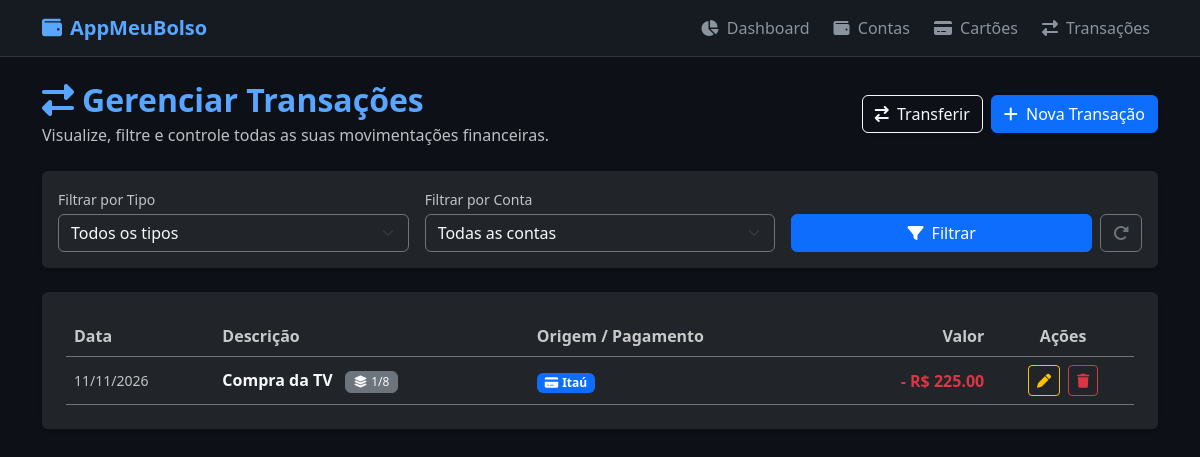
The page /transacoes/ on the database its author committed.
### app/models.py (models this page shows, shortened)
class Transacao(db.Model):
    id = db.Column(db.Integer, primary_key=True)
    descricao = db.Column(db.String(150), nullable=False)
    valor = db.Column(db.Float, nullable=False)
    tipo = db.Column(db.String(20), nullable=False)  # 'receita' ou 'despesa'
    data = db.Column(db.DateTime, default=datetime.utcnow)
    conta_id = db.Column(db.Integer, db.ForeignKey('conta.id'), nullable=True)
    conta = db.relationship('Conta', backref=db.backref('transacoes', lazy=True, cascade='all, delete-orphan'))
    cartao_id = db.Column(db.Integer, db.ForeignKey('cartao.id'), nullable=True)
    cartao = db.relationship('Cartao', backref=db.backref('transacoes', lazy=True, cascade='all, delete-orphan'))
    parcela_atual = db.Column(db.Integer, default=1)
    total_parcelas = db.Column(db.Integer, default=1)

class Cartao(db.Model):
    id = db.Column(db.Integer, primary_key=True)
    nome = db.Column(db.String(100), nullable=False)
    limite = db.Column(db.Float, nullable=False, default=0.0)
    dia_fechamento = db.Column(db.Integer, nullable=False, default=1)
    dia_vencimento = db.Column(db.Integer, nullable=False, default=10)

### app/routes/transacoes.py (the view)
@transacoes_bp.route('/')
def index():
    tipo_filtro = request.args.get('tipo')
    conta_filtro = request.args.get('conta_id', type=int)
    mes_atual = datetime.utcnow().strftime('%Y-%m')
    mes_filtro = request.args.get('mes', mes_atual)
    query = Transacao.query
    if tipo_filtro:
        query = query.filter_by(tipo=tipo_filtro)
    if conta_filtro:
        query = query.filter_by(conta_id=conta_filtro)
    if mes_filtro:
        try:
            ano, mes = mes_filtro.split('-')
            query = query.filter(
                db.extract('year', Transacao.data) == int(ano),
                db.extract('month', Transacao.data) == int(mes)
            )
        except ValueError:
            pass
    transacoes = query.order_by(Transacao.data.desc()).all()
    contas = Conta.query.all()
    return render_template('transacoes/index.html',
                           items=transacoes,
                           contas=contas,
                           tipo_atual=tipo_filtro,
                           conta_atual=conta_filtro,
                           mes_atual=mes_filtro)

### app/templates/transacoes/index.html (shortened to what this page needs)
{% extends 'base.html' %}
{% block content %}
<div class="d-flex justify-content-between align-items-center mb-4">
    <div>
        <h2 class="fw-bold text-accent mb-1"><i class="fa-solid fa-exchange-alt me-2"></i>Gerenciar Transações</h2>
        <p class="text-light opacity-75 mb-0">Visualize, filtre e controle todas as suas movimentações financeiras.</p>
    </div>
    <div class="d-flex gap-2">
        <a href="{{ url_for('transacoes.transferir') }}" class="btn btn-outline-light shadow-sm">
            <i class="fa-solid fa-arrow-right-arrow-left me-1"></i> Transferir
        </a>
        <a href="{{ url_for('transacoes.novo') }}" class="btn btn-primary shadow-sm">
            <i class="fa-solid fa-plus me-1"></i> Nova Transação
        </a>
    </div>
</div>
<div class="card p-3 shadow-sm border-0 bg-dark text-light mb-4">
    <form method="GET" action="{{ url_for('transacoes.index') }}" class="row g-3 align-items-end">
        <div class="col-md-4">
            <label class="form-label text-light opacity-75 small mb-1">Filtrar por Tipo</label>
            <select name="tipo" class="form-select bg-dark text-light border-secondary">
                <option value="">Todos os tipos</option>
            </select>
        </div>
        <div class="col-md-4">
            <label class="form-label text-light opacity-75 small mb-1">Filtrar por Conta</label>
            <select name="conta_id" class="form-select bg-dark text-light border-secondary">
                <option value="">Todas as contas</option>
            </select>
        </div>
        <div class="col-md-4 d-flex gap-2">
            <button type="submit" class="btn btn-primary w-100">
                <i class="fa-solid fa-filter me-1"></i> Filtrar
            </button>
            <a href="{{ url_for('transacoes.index') }}" class="btn btn-outline-secondary" title="Limpar Filtros">
                <i class="fa-solid fa-rotate-right"></i>
            </a>
        </div>
    </form>
</div>
<div class="card p-4 shadow-sm border-0 bg-dark text-light">
    {% if items %}
        <div class="table-responsive">
            <table class="table table-dark table-hover align-middle mb-0">
                <thead>
                    <tr class="text-light opacity-75 border-secondary">
                        <th>Data</th>
                        <th>Descrição</th>
                        <th>Origem / Pagamento</th>
                        <th class="text-end">Valor</th>
                        <th class="text-center">Ações</th>
                    </tr>
                </thead>
                <tbody>
                    {% for t in items %}
                    <tr class="border-secondary">
                        <td class="text-light opacity-75 small">{{ t.data.strftime('%d/%m/%Y') }}</td>
                        <td class="fw-semibold text-light">
                            {{ t.descricao }}
                            {% if t.total_parcelas > 1 %}
                                <span class="badge bg-secondary border border-secondary text-light ms-2 fw-normal" style="font-size: 0.75rem;">
                                    <i class="fa-solid fa-layer-group me-1"></i>{{ t.parcela_atual }}/{{ t.total_parcelas }}
                                </span>
                            {% endif %}
                        </td>
                        <td>
                            {% if t.conta %}
                                <span class="badge bg-secondary"><i class="fa-solid fa-wallet me-1"></i>{{ t.conta.nome }}</span>
                            {% elif t.cartao %}
                                <span class="badge bg-primary"><i class="fa-solid fa-credit-card me-1"></i>{{ t.cartao.nome }}</span>
                            {% else %}
                                <span class="badge bg-dark border border-secondary text-light opacity-75">Não informada</span>
                            {% endif %}
                        </td>
                        <td class="text-end fw-bold {% if t.tipo == 'receita' %}text-success{% else %}text-danger{% endif %}">
                            {% if t.tipo == 'receita' %}+{% else %}-{% endif %} R$ {{ "%.2f"|format(t.valor) }}
                        </td>
                        <td class="text-center">
                            <a href="{{ url_for('transacoes.editar', id=t.id) }}" class="btn btn-sm btn-outline-warning me-1" title="Editar">
                                <i class="fa-solid fa-pen"></i>
                            </a>
                            <a href="{{ url_for('transacoes.deletar', id=t.id) }}" class="btn btn-sm btn-outline-danger" onclick="return confirm('Deseja realmente excluir esta transação?')" title="Excluir">
                                <i class="fa-solid fa-trash"></i>
                            </a>
                        </td>
                    </tr>
                    {% endfor %}
                </tbody>
            </table>
        </div>
    {% else %}
        <p class="text-light opacity-75 mb-0">Nenhum registro encontrado com os filtros selecionados.</p>
    {% endif %}
</div>
{% endblock %}

### app/templates/base.html (style rules this page uses)
body { background-color: #0d1117; color: #c9d1d9; font-family: 'Segoe UI', Tahoma, Geneva, Verdana, sans-serif; }
.text-accent { color: #58a6ff; }

### rows shown on the page
Transacao: data "11/11/2026", descricao "Compra da TV", parcela_atual "1", total_parcelas "8", cartao.nome "Itaú", valor "225.00"
